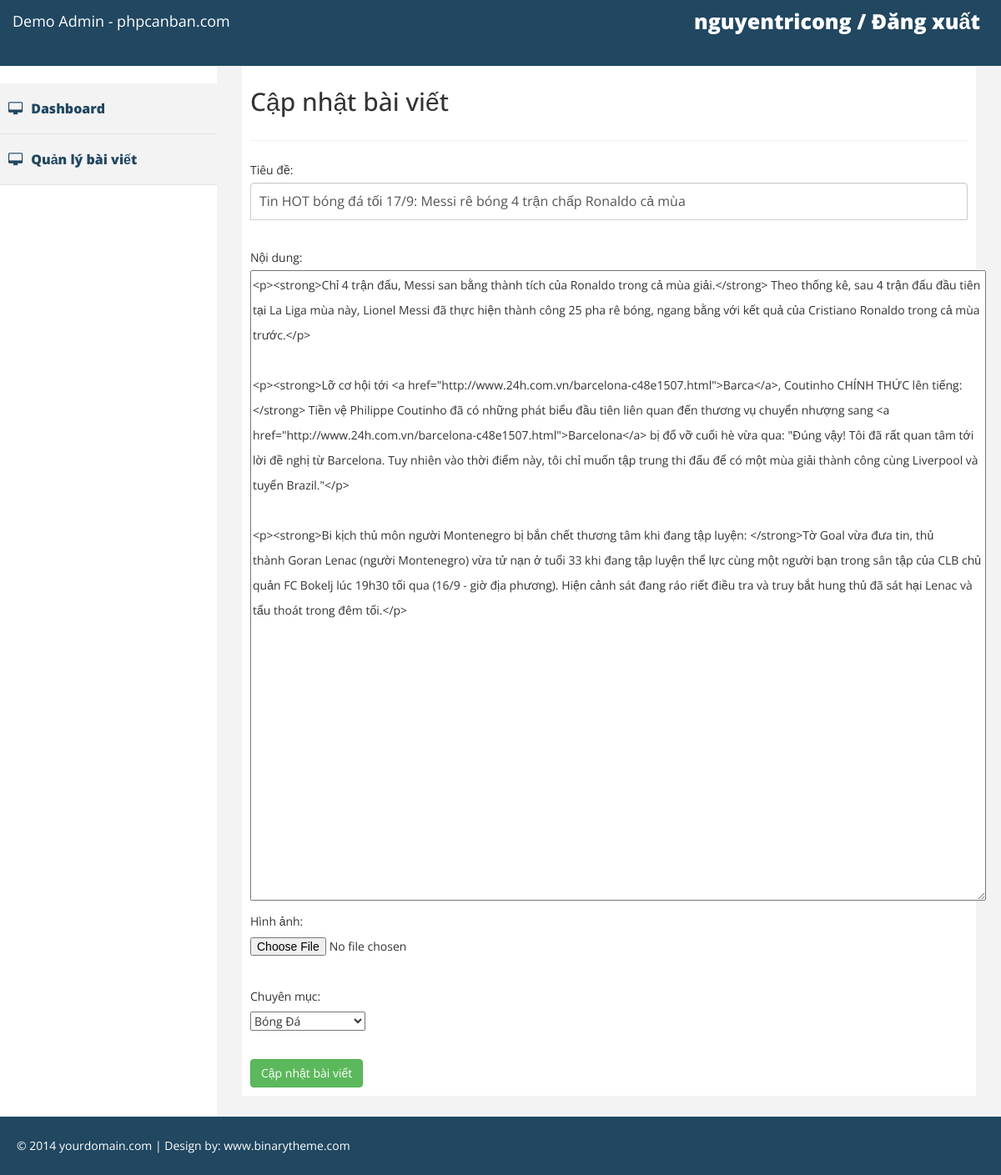
/admin/post_update.php?id=11 (signed in), run on the app's committed database.
### tables this page shows
CREATE TABLE IF NOT EXISTS `posts` (
  `post_id` int(11) NOT NULL AUTO_INCREMENT,
  `category_id` int(11) NOT NULL DEFAULT '0',
  `title` varchar(255) DEFAULT NULL,
  `content` text,
  `image` text,
  `createdate` datetime DEFAULT NULL,
  `del_flag` tinyint(1) DEFAULT '0',
  PRIMARY KEY (`post_id`),
  KEY `category_id` (`category_id`)
);

### incs/class_db.php (called while the page is built, shortened)
<?php
class dblib {
	private $__conn;
	function connect()
	{
		$servername = "localhost";
		$username = "root";
		$password = "123456";
		$dbname = "webtintuc";
		if (!$this->__conn){
			try {
				$this->__conn = new PDO("mysql:host=$servername;dbname=$dbname", $username, $password);
				$this->__conn->setAttribute(PDO::ATTR_ERRMODE, PDO::ERRMODE_EXCEPTION);
			}
			catch(PDOException $e){
				echo "Error: " . $e->getMessage();
				die();
			}
		}
	}
	function get_list($sql)
	{
		$stmt = $this->__conn->prepare($sql);
		$stmt->execute();
		$stmt->setFetchMode(PDO::FETCH_ASSOC);
		return $stmt->fetchALL();
	}
	function get_row($sql)
	{
		$stmt = $this->__conn->prepare($sql);
		$stmt->execute();
		$stmt->setFetchMode(PDO::FETCH_ASSOC);
		return $stmt->fetch();
	}
}
?>

### incs/class_admin.php (the view, shortened to what this page needs)
<?php
class adminlib extends dblib {
	function get_dropdown_category($list, $value) {
		$info = '<option value="0">Chọn chuyên mục</option>';
		for ($i = 0; $i < count($list); $i++) {
			$selected = $list[$i]["category_id"] == $value ? 'selected' : '';
			$info .= '<option value="'.$list[$i]["category_id"].'" '.$selected.' >'.$list[$i]["name"].'</option>';
		}
		return $info;
	}
}
?>

### admin/post_update.php (shortened to what this page needs)
<?php
function inc(){
	include "../incs/class_db.php";
	include "../incs/class_admin.php";
}
$adminlib = new adminlib();
$post_id = intval($_GET["id"]);
$sql = "
SELECT title, content, category_id
FROM posts
WHERE post_id = $post_id";
$data = $adminlib->get_row($sql);
$sql = "SELECT * FROM category";
$list_category = $adminlib->get_list($sql);
?>
<?php include 'header.php';?>
<?php include 'sidebar.php';?>
<div id="page-wrapper">
	<div id="page-inner">
		<div class="row">
			<div class="col-md-12">
				<h2>Cập nhật bài viết</h2>
			</div>
		</div>
		<hr />
<form action="post_update.php?id=<?php echo $post_id ?>" method="post" enctype="multipart/form-data">
Tiêu đề:<?php echo isset($error['title']) ? $error['title'] : ''; ?><br>
<input type="text" name="title" value="<?php echo isset($data['title']) ? $data['title'] : ''; ?>" class="form-control"><br>
Nội dung:<?php echo isset($error['content']) ? $error['content'] : ''; ?><br>
<textarea name="content" id="content" rows="25" cols="120"><?php echo isset($data['content']) ? $data['content'] : ''; ?></textarea>
<br>
Hình ảnh:<?php echo isset($error['image']) ? $error['image'] : ''; ?><br>
<input name="fileToUpload" type="file"><br>
Chuyên mục:<?php echo isset($error['category_id']) ? $error['category_id'] : ''; ?><br>
<select name="category_id">
<?php echo $adminlib->get_dropdown_category($list_category, $data["category_id"]);?>
</select><br><br>
<input type="submit" name="update_action" value="Cập nhật bài viết" class="btn btn-success">
</form>
	</div>
</div>
</div>
<?php include 'footer.php';?>

### admin/assets/css/custom.css (style rules this page uses)
body { font-family: 'Open Sans', sans-serif; line-height:30px; }
#page-wrapper { padding: 15px 15px; min-height: 600px; background:#F3F3F3; }
#page-inner { width:100%; margin:10px 20px 10px 0px; background-color:#fff!important; padding:10px; min-height:1050px; }
@media (min-width:768px) { #page-wrapper { margin: 0 0 0 260px; padding: 15px 30px; min-height: 1050px; } }
.form-control { position: relative; font-size: 16px; height: auto; padding: 10px; }
input[type="text"] { margin-bottom: 0px; border-bottom-left-radius: 0; border-bottom-right-radius: 0; }

### data on the page
posts: title "Tin HOT bóng đá tối 17/9: Messi rê bóng 4 trận chấp Ronaldo cả mùa", content "<p><strong>Chỉ 4 trận đấu, Messi san bằng thành tích của Ronaldo trong cả mùa giải.</strong> Theo thống kê, sau 4 trận đấu đầu tiên tại La Liga mùa này, Lionel Messi đã thực hiện thành công 25 pha rê bóng, ngang bằng với kết quả của Cristiano Ronaldo trong cả mùa trước.</p> <p><strong>Lỡ cơ hội tới <a href=\"http://www.24h.com.vn/barcelona-c48e1507.html\">Barca</a>, Coutinho CHÍNH THỨC lên tiếng:</strong> Tiền vệ Philippe Coutinho đã có những phát biểu đầu tiên liên quan đến thương vụ chuyển nhượng sang <a href=\"http://www.24h.com.vn/barcelona-c48e1507.html\">Barcelona</a> bị đổ vỡ cuối hè vừa qua: \"Đúng vậy! Tôi đã rất quan tâm tới lời đề nghị từ Barcelona. Tuy nhiên vào thời điểm này, tôi…"

### other printed values
$_COOKIE["admin"] "nguyentricong"
form field category_id "Bóng Đá"
